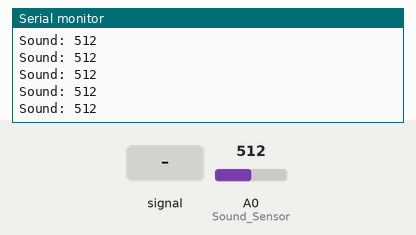
Bench run of a sketch on a simulated Arduino Uno, built with avr-gcc and run on an emulated ATmega328P. On the bench: the last lines printed to the serial monitor. Inputs (shaded band) come from the test bench; at power-on: A0 (Sound_Sensor) = 512.

Above: at 1.2 s.
1.3 s: A0 (Sound_Sensor) fed a 200 Hz sine of ±81 counts around its level
At 1.31 s:
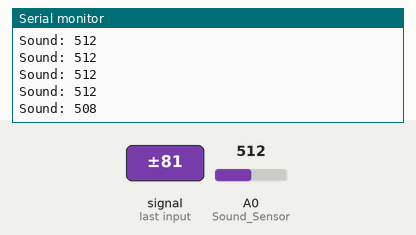
2.8 s: A0 (Sound_Sensor) set to 610
At 2.82 s:
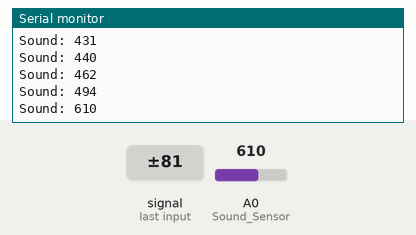
4.3 s: A0 (Sound_Sensor) fed a 1000 Hz sine of ±255 counts around its level
At 4.32 s:
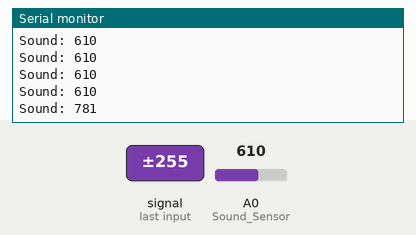
5.8 s: A0 (Sound_Sensor) set to 590
At 5.83 s:
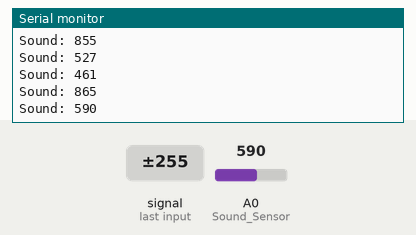
Timing chart, 0 to 8.3 s (numbered marks = the images above; inputs shaded):
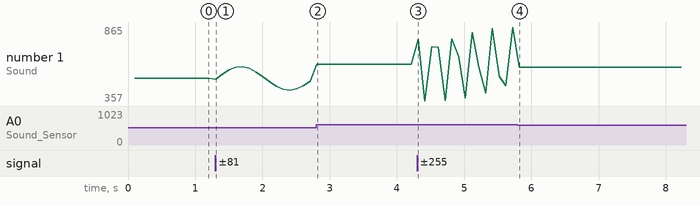

The sketch:

Second_Micro_Controller.ino
```cpp
/*
 Name:		Second_Micro_Controller.ino
 Created:	1/6/2020 10:22:19 PM
 Author:	Fernando
*/
// This Micro Controller will handles voltage divisions
//and Analog Input to send over as a digital signal to
//the main board.


//=============================================
//Sensors
// Barking Input Sensor
int Sound_Sensor = A0;
//=============================================
// Variables
int Sound_val; // Sound Sensor
//=============================================
//Output Signal
 //Built in LED Pin (LED_BUILTIN)
int Out_Sound = 14;
//=============================================

void setup()
{
	//=============================================
	Serial.begin(9600);
	//=============================================
	//Set Sound Output Signal For Main Board
	pinMode(Out_Sound, OUTPUT);
	//=============================================
	Serial.print("Ready");
}

void loop()
{
	Bark_Sensor(); // Start Checking For Bark Sounds
}
```

Sound_Sensor.ino
```cpp
void Bark_Sensor()

// Check For Barking
{
	Sound_val = analogRead(Sound_Sensor);

	Serial.print("Sound: ");
	Serial.println(Sound_val);

	 //Send Signal to app
	if (Sound_val >600)
	{
		digitalWrite(Out_Sound, HIGH);
	}

	else
	{
		digitalWrite(Out_Sound, LOW);
	}
	delay(100);
}
```

Measured:
- after the input at 1.3 s, the serial monitor: prints a new line at once (image 1)
- after the input at 2.8 s, the serial monitor: prints a new line at once (image 2)
- after the input at 4.3 s, the serial monitor: prints a new line at once (image 3)
- after the input at 5.8 s, the serial monitor: prints a new line at once (image 4)
- plotted number 1: 512 → 494 after the input at 1.3 s, 494 → 610 after the input at 2.8 s, 610 → 865 after the input at 4.3 s, 865 → 590 after the input at 5.8 s
